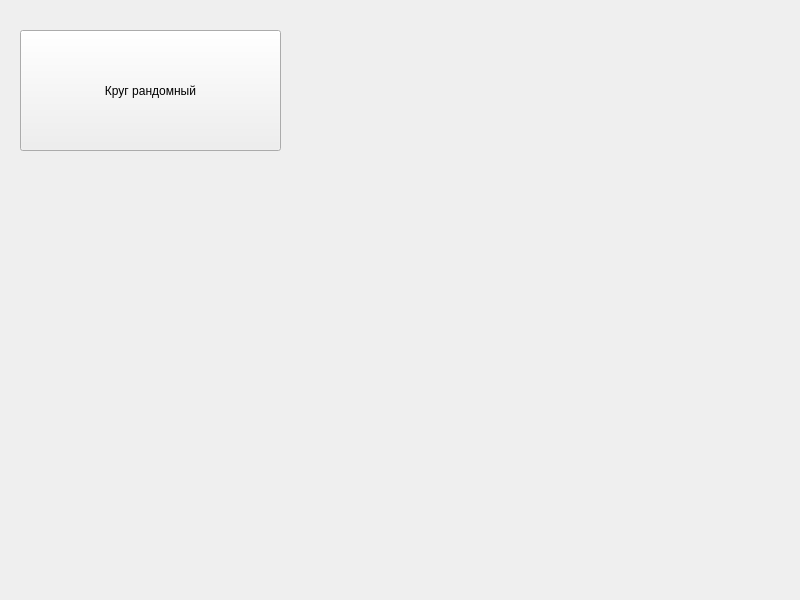
<?xml version="1.0" encoding="UTF-8"?>
<ui version="4.0">
 <class>MainWindow</class>
 <widget class="QMainWindow" name="MainWindow">
  <property name="geometry">
   <rect>
    <x>0</x>
    <y>0</y>
    <width>800</width>
    <height>600</height>
   </rect>
  </property>
  <property name="windowTitle">
   <string>MainWindow</string>
  </property>
  <widget class="QWidget" name="centralwidget">
   <widget class="QPushButton" name="circle_button">
    <property name="geometry">
     <rect>
      <x>20</x>
      <y>30</y>
      <width>261</width>
      <height>121</height>
     </rect>
    </property>
    <property name="text">
     <string>Круг рандомный</string>
    </property>
   </widget>
  </widget>
 </widget>
 <resources/>
 <connections/>
</ui>
